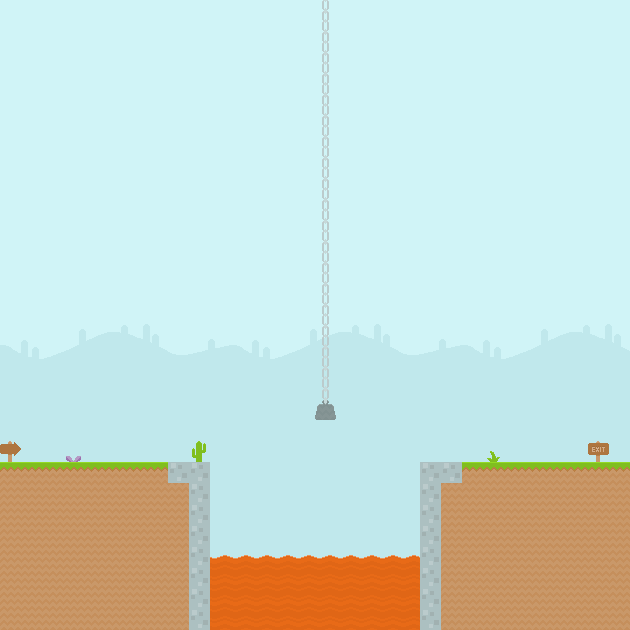

A level layout from a 2D game, rendered from its tile map. Below: a short description, then the map file with tile-grid data replaced by summaries:
An orthogonal 30x30 tile map with 21x21 px tiles, 6 tile layers (Tile Layer 1, Platforms, Spikes, Spawn, ...).

<map version="1.0" orientation="orthogonal" renderorder="right-down" width="30" height="30" tilewidth="21" tileheight="21">
 <tileset firstgid="1" source="spritesheet.tsx" />
 <layer name="Tile Layer 1" width="30" height="30">
  <data>[900 cells, 900 non-empty, 36 distinct tile ids]</data>
 </layer>
 <layer name="Platforms" width="30" height="30">
  <data>[900 cells, 46 non-empty, 4 distinct tile ids]</data>
 </layer>
 <layer name="Spikes" width="30" height="30">
  <data>[900 cells, 11 non-empty, 2 distinct tile ids]</data>
 </layer>
 <layer name="Spawn" width="30" height="30">
  <data>[900 cells, 1 non-empty, 1 distinct tile ids]</data>
 </layer>
 <layer name="Goal" width="30" height="30">
  <data>[900 cells, 1 non-empty, 1 distinct tile ids]</data>
 </layer>
 <layer name="Tile Layer 2" width="30" height="30">
  <data>[900 cells, 2 non-empty, 2 distinct tile ids]</data>
 </layer>
</map>
